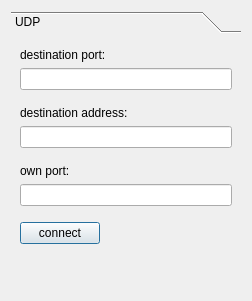
<?xml version="1.0" encoding="UTF-8"?>
<ui version="4.0">
 <class>Dialog</class>
 <widget class="QDialog" name="Dialog">
  <property name="geometry">
   <rect>
    <x>0</x>
    <y>0</y>
    <width>252</width>
    <height>301</height>
   </rect>
  </property>
  <property name="windowTitle">
   <string>dialog</string>
  </property>
  <layout class="QGridLayout" name="gridLayout_2">
   <item row="0" column="0">
    <widget class="QToolBox" name="ToolBox">
     <property name="currentIndex">
      <number>0</number>
     </property>
     <widget class="QWidget" name="pageUDP">
      <property name="geometry">
       <rect>
        <x>0</x>
        <y>0</y>
        <width>234</width>
        <height>256</height>
       </rect>
      </property>
      <attribute name="label">
       <string>UDP</string>
      </attribute>
      <layout class="QGridLayout" name="gridLayout">
       <item row="6" column="0">
        <widget class="QLabel" name="socketOwnUdpPort">
         <property name="text">
          <string>own port:</string>
         </property>
        </widget>
       </item>
       <item row="7" column="0">
        <widget class="QLineEdit" name="socketOwnPort">
         <property name="enabled">
          <bool>true</bool>
         </property>
         <property name="minimumSize">
          <size>
           <width>80</width>
           <height>0</height>
          </size>
         </property>
        </widget>
       </item>
       <item row="3" column="0">
        <widget class="QLabel" name="soketAddressLabel">
         <property name="text">
          <string>destination address:</string>
         </property>
        </widget>
       </item>
       <item row="8" column="0">
        <spacer name="verticalSpacer_4">
         <property name="orientation">
          <enum>Qt::Vertical</enum>
         </property>
         <property name="sizeType">
          <enum>QSizePolicy::Fixed</enum>
         </property>
         <property name="sizeHint" stdset="0">
          <size>
           <width>20</width>
           <height>10</height>
          </size>
         </property>
        </spacer>
       </item>
       <item row="1" column="0">
        <widget class="QLineEdit" name="socketDestinationPort">
         <property name="enabled">
          <bool>true</bool>
         </property>
         <property name="minimumSize">
          <size>
           <width>80</width>
           <height>0</height>
          </size>
         </property>
        </widget>
       </item>
       <item row="2" column="0">
        <spacer name="verticalSpacer_2">
         <property name="orientation">
          <enum>Qt::Vertical</enum>
         </property>
         <property name="sizeType">
          <enum>QSizePolicy::Fixed</enum>
         </property>
         <property name="sizeHint" stdset="0">
          <size>
           <width>20</width>
           <height>10</height>
          </size>
         </property>
        </spacer>
       </item>
       <item row="5" column="0">
        <spacer name="verticalSpacer_3">
         <property name="orientation">
          <enum>Qt::Vertical</enum>
         </property>
         <property name="sizeType">
          <enum>QSizePolicy::Fixed</enum>
         </property>
         <property name="sizeHint" stdset="0">
          <size>
           <width>20</width>
           <height>10</height>
          </size>
         </property>
        </spacer>
       </item>
       <item row="4" column="0">
        <widget class="QLineEdit" name="socketDestinationAddress">
         <property name="enabled">
          <bool>true</bool>
         </property>
         <property name="minimumSize">
          <size>
           <width>80</width>
           <height>0</height>
          </size>
         </property>
         <property name="inputMask">
          <string/>
         </property>
         <property name="text">
          <string/>
         </property>
        </widget>
       </item>
       <item row="0" column="0">
        <widget class="QLabel" name="socketPortLabel">
         <property name="text">
          <string>destination port:</string>
         </property>
        </widget>
       </item>
       <item row="9" column="0">
        <layout class="QHBoxLayout" name="horizontalLayout">
         <item>
          <widget class="QPushButton" name="connectButton">
           <property name="text">
            <string>connect</string>
           </property>
          </widget>
         </item>
         <item>
          <spacer name="horizontalSpacer">
           <property name="orientation">
            <enum>Qt::Horizontal</enum>
           </property>
           <property name="sizeHint" stdset="0">
            <size>
             <width>40</width>
             <height>20</height>
            </size>
           </property>
          </spacer>
         </item>
        </layout>
       </item>
       <item row="10" column="0">
        <spacer name="verticalSpacer">
         <property name="orientation">
          <enum>Qt::Vertical</enum>
         </property>
         <property name="sizeHint" stdset="0">
          <size>
           <width>20</width>
           <height>40</height>
          </size>
         </property>
        </spacer>
       </item>
      </layout>
     </widget>
    </widget>
   </item>
  </layout>
 </widget>
 <resources/>
 <connections/>
</ui>
